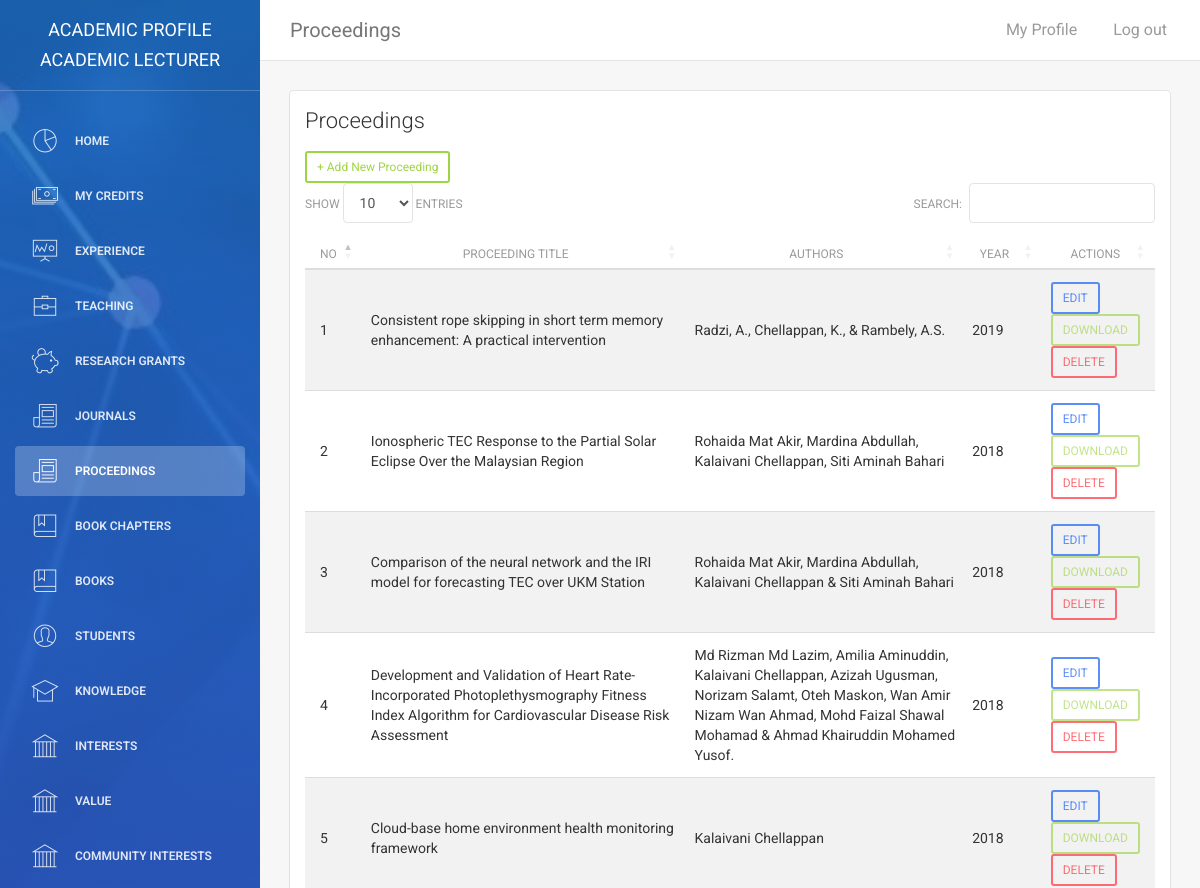
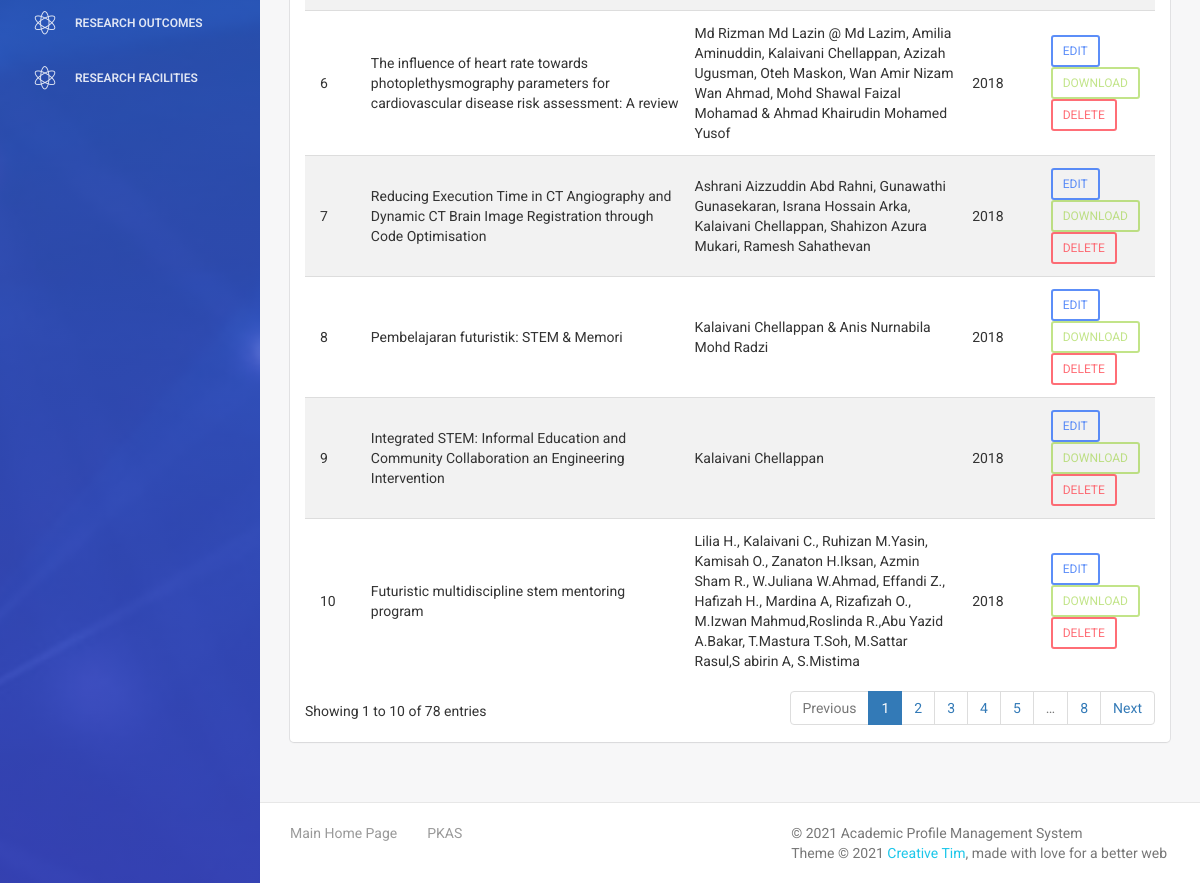
/kalai_panel/proceedings.php (signed in), run on the app's committed database (2 pictures, top to bottom).
### tables this page shows
CREATE TABLE `tbl_proceedings` (
  `id` int(11) NOT NULL,
  `authors` text DEFAULT NULL,
  `proceeding_year` varchar(255) DEFAULT NULL,
  `proceeding_title` text DEFAULT NULL,
  `conference_name` text DEFAULT NULL,
  `conference_location` varchar(255) DEFAULT NULL,
  `proceeding_volume` varchar(255) DEFAULT NULL,
  `proceeding_pagenum` varchar(255) DEFAULT NULL,
  `conference_date` varchar(255) DEFAULT NULL,
  `proceeding_file` varchar(255) DEFAULT NULL,
  `proceeding_owner` varchar(255) DEFAULT NULL,
  `super_owner` varchar(255) DEFAULT NULL
);

### kalai_panel/assets/php/chk-session.php (called while the page is built, shortened)
<?php
include("connectdb.php");
$user_check = $_SESSION['user_login'];
$user_role = $_SESSION['user_role'];
if($user_role == "Admin" || $user_role == "Super Admin" || $user_role == "Academic Lecturer" || $user_role == "Consultant" || $user_role == "Teacher"){
    $ses_sql = mysqli_query($conn,"select admin_id, admin_name, role, university, plan, credits from tbl_admin where admin_id = '$user_check'");
    $row = mysqli_fetch_array($ses_sql,MYSQLI_ASSOC);
    $login_super_owner = $row['admin_id'];
    $user_role= $row['role'];
}else if($user_role == "Student"){
    $ses_sql = mysqli_query($conn,"select std_reg_num, std_name, super_owner from tbl_students where std_reg_num = '$user_check' ");
   $row = mysqli_fetch_array($ses_sql,MYSQLI_ASSOC);
   $login_session = $row['std_reg_num'];
   $your_name = $row['std_name'];
   $login_super_owner = $row['super_owner'];
   $user_role = "Student";
   $navbar = "student-navbar.php";
   if(!isset($_SESSION['user_login'])){
      header("location:login.php");
   }
}else{
    header("location:login.php");
}
?>

### kalai_panel/proceedings.php (the view, shortened to what this page needs)
<?php
require_once("assets/php/chk-session.php");
require_once("assets/php/connectdb.php");
?>
<!doctype html>
<html lang="en">
<head>
    <link href="assets/css/bootstrap.min.css" rel="stylesheet" />
    <link href="assets/css/animate.min.css" rel="stylesheet"/>
    <link href="assets/css/light-bootstrap-dashboard.css?v=1.4.0" rel="stylesheet"/>
	<link rel="stylesheet" type="text/css" href="https://cdn.datatables.net/1.10.19/css/dataTables.bootstrap4.min.css">
    <link href="https://maxcdn.bootstrapcdn.com/font-awesome/4.2.0/css/font-awesome.min.css" rel="stylesheet">
    <link href="assets/css/pe-icon-7-stroke.css" rel="stylesheet" />
</head>
<body>
<div class="wrapper">
    <div class="sidebar" data-color="blue" data-image="assets/img/sidebar-3.jpg">
    	<div class="sidebar-wrapper">
            <div class="logo">
                <a href="index.php" class="simple-text">
                    Academic Profile <?php echo $user_role;?>
                </a>
            </div>
    	</div>
    </div>
    <div class="main-panel">
        <nav class="navbar navbar-default navbar-fixed">
            <div class="container-fluid">
                <div class="navbar-header">
                    <a class="navbar-brand" href="proceedings.php">Proceedings</a>
                </div>
                <div class="collapse navbar-collapse">
                    <ul class="nav navbar-nav navbar-left">
                        <li>
                            <a href="#" class="dropdown-toggle" data-toggle="dropdown">
                            </a>
                        </li>
                    </ul>
                    <ul class="nav navbar-nav navbar-right">
                        <li>
                           <a href="my-profile.php">
                               <p>My Profile</p>
                            </a>
                        </li>
                        <li>
                            <a href="logout.php">
                                <p>Log out</p>
                            </a>
                        </li>
                    </ul>
                </div>
            </div>
        </nav>
        <div class="content">
            <div class="container-fluid">
                <div class="row">
                    <div class="col-md-12">
                        <div class="card">
                            <div class="header">
                                <h4 class="title">Proceedings</h4>
                            </div>
                            <div class="content table-responsive">
                                <table id="tlist" class="table table-hover table-striped">
                                    <thead>
                                        <th width="5%" style="text-align:center">No</th>
                                    	<th width="45%" style="text-align:center">Proceeding Title</th>
                                        <th width="40%" style="text-align:center">Authors</th>
                                        <th width="10%" style="text-align:center">Year</th>
                                        <th width="10%" style="text-align:center">Actions</th>
                                    </thead>
                                    <tbody>
                                    <button type= "button" data-toggle="modal" data-target="#AddData" class="add-data btn btn-success btn-sm">+ Add New Proceeding</button>
                                        <?php
                                        if($user_role != "Student"){
                                            $sql = mysqli_query($conn, "SELECT * from tbl_proceedings WHERE super_owner='$login_super_owner' ORDER BY proceeding_year DESC");
                                        }else if($user_role == "Student"){
                                            $sql = mysqli_query($conn, "SELECT * from tbl_proceedings WHERE proceeding_owner='$login_session' AND super_owner='$login_super_owner' ORDER BY proceeding_year DESC");
                                        }
                                        $rows = mysqli_num_rows($sql);
                                        if($rows){
                                            $count = 1;
                                            while($row=mysqli_fetch_array($sql)){
                                                if($user_role == "Student"){
                                                    if($row['authors'] == $your_name){
                                                        $authorsinput = "";
                                                    }else{
                                                        $authorsinput = str_replace("$your_name, ","",$row['authors']);
                                                    }
                                                }else{
                                                    $authorsinput = $row['authors'];
                                                }
                                        ?>
                                        <tr>
                                            <td><?php echo $count++;?></td>
                                            <td><?php echo $row['proceeding_title'];?></td>
                                            <td><?php echo $row['authors'];?></td>
                                            <td><?php echo $row['proceeding_year'];?></td>
                                            <td><button type="button" data-toggle="modal" data-id="<?php echo $row['id'];?>" data-authors="<?php echo $authorsinput;?>" data-title="<?php echo $row['proceeding_title'];?>"
                                            data-year="<?php echo $row['proceeding_year'];?>" data-conferencename="<?php echo $row['conference_name'];?>" data-conferencelocation="<?php echo $row['conference_location'];?>"
                                            data-conferencedate="<?php echo $row['conference_date'];?>" data-volume="<?php echo $row['proceeding_volume'];?>" data-pagenum="<?php echo $row['proceeding_pagenum'];?>"
                                            data-owner="<?php echo $row['proceeding_owner'];?>" data-file="<?php echo $row['proceeding_file'];?>" data-target="#EditData" class="edit-data btn btn-primary btn-sm">EDIT</button>
                                            <a class="btn btn-success btn-sm" role="button"
                                            <?php
                                            if($row['proceeding_file'] == NULL){
                                                echo "disabled";
                                            }
                                            else{
                                                $file = $row['proceeding_file'];
                                                echo "href='uploads/proceedings/$file'";
                                            }
                                            ?>>DOWNLOAD</a>
                                            <button type="button" data-toggle="modal" data-id="<?php echo $row['id'];?>" data-target="#ConfirmDelete" class="delete-data btn btn-danger btn-sm">DELETE</button></td>
                                        </tr>
                                        <?php } } ?>
                                    </tbody>
                                </table>
                            </div>
                        </div>
                    </div>
                </div>
            </div>
        </div>
        <footer class="footer">
            <div class="container-fluid">
                <nav class="pull-left">
                    <ul>
                        <li>
                            <a href="../index.php">
                                Main Home Page
                            </a>
                        </li>
                        <li>
                            <a href="http://www.ukm.my/pkas/">
                                PKAS
                            </a>
                        </li>
                    </ul>
                </nav>
                <p class="copyright pull-right">
                    &copy; <script>document.write(new Date().getFullYear())</script> Academic Profile Management System<br>
                    Theme &copy; <script>document.write(new Date().getFullYear())</script> <a href="http://www.creative-tim.com">Creative Tim</a>, made with love for a better web
                </p>
            </div>
        </footer>
    </div>
</div>
</body>
</html>

### data on the page
tbl_proceedings: proceeding_title "Consistent rope skipping in short term memory enhancement: A practical intervention", authors "Radzi, A., Chellappan, K., & Rambely, A.S.", proceeding_year "2019"
tbl_proceedings: proceeding_title "Ionospheric TEC Response to the Partial Solar Eclipse Over the Malaysian Region", authors "Rohaida Mat Akir, Mardina Abdullah, Kalaivani Chellappan, Siti Aminah Bahari", proceeding_year "2018"
tbl_proceedings: proceeding_title "Comparison of the neural network and the IRI model for forecasting TEC over UKM Station", authors "Rohaida Mat Akir, Mardina Abdullah, Kalaivani Chellappan & Siti Aminah Bahari", proceeding_year "2018"
tbl_proceedings: proceeding_title "Development and Validation of Heart Rate-Incorporated Photoplethysmography Fitness Index Algorithm for Cardiovascular Disease Risk Assessment", authors "Md Rizman Md Lazim, Amilia Aminuddin, Kalaivani Chellappan, Azizah Ugusman, Norizam Salamt, Oteh Maskon, Wan Amir Nizam Wan Ahmad, Mohd Faizal Shawal Mohamad & Ahmad Khairuddin Mohamed Yusof.", proceeding_year "2018"
tbl_proceedings: proceeding_title "Cloud-base home environment health monitoring framework", authors "Kalaivani Chellappan", proceeding_year "2018"
tbl_proceedings: proceeding_title "The influence of heart rate towards photoplethysmography parameters for cardiovascular disease risk assessment: A review", authors "Md Rizman Md Lazin @ Md Lazim, Amilia Aminuddin, Kalaivani Chellappan, Azizah Ugusman, Oteh Maskon, Wan Amir Nizam Wan Ahmad, Mohd Shawal Faizal Mohamad & Ahmad Khairudin Mohamed Yusof", proceeding_year "2018"
tbl_proceedings: proceeding_title "Reducing Execution Time in CT Angiography and Dynamic CT Brain Image Registration through Code Optimisation", authors "Ashrani Aizzuddin Abd Rahni, Gunawathi Gunasekaran, Israna Hossain Arka, Kalaivani Chellappan, Shahizon Azura Mukari, Ramesh Sahathevan", proceeding_year "2018"
tbl_proceedings: proceeding_title "Pembelajaran futuristik: STEM & Memori", authors "Kalaivani Chellappan & Anis Nurnabila Mohd Radzi", proceeding_year "2018"
tbl_proceedings: proceeding_title "Integrated STEM: Informal Education and Community Collaboration an Engineering Intervention", authors "Kalaivani Chellappan", proceeding_year "2018"
tbl_proceedings: proceeding_title "Futuristic multidiscipline stem mentoring program", authors "Lilia H., Kalaivani C., Ruhizan M.Yasin, Kamisah O., Zanaton H.Iksan, Azmin Sham R., W.Juliana W.Ahmad, Effandi Z., Hafizah H., Mardina A, Rizafizah O., M.Izwan Mahmud,Roslinda R.,Abu Yazid A.Bakar, T.Mastura T.Soh, M.Sattar Rasul,S abirin A, S.Mistima", proceeding_year "2018"

### other printed values
$user_role "ACADEMIC LECTURER"
